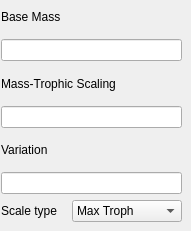
          <widget class="QWidget" name="page_6">
           <widget class="QWidget" name="layoutWidget">
            <property name="geometry">
             <rect>
              <x>1</x>
              <y>1</y>
              <width>181</width>
              <height>221</height>
             </rect>
            </property>
            <layout class="QVBoxLayout" name="verticalLayout_3">
             <item>
              <widget class="QLabel" name="label_32">
               <property name="text">
                <string>Base Mass</string>
               </property>
               <property name="alignment">
                <set>Qt::AlignLeading|Qt::AlignLeft|Qt::AlignVCenter</set>
               </property>
              </widget>
             </item>
             <item>
              <widget class="QLineEdit" name="Base_mass_Input"/>
             </item>
             <item>
              <widget class="QLabel" name="label_13">
               <property name="text">
                <string>Mass-Trophic Scaling</string>
               </property>
               <property name="alignment">
                <set>Qt::AlignLeading|Qt::AlignLeft|Qt::AlignVCenter</set>
               </property>
              </widget>
             </item>
             <item>
              <widget class="QLineEdit" name="Mass_trophic_Input"/>
             </item>
             <item>
              <widget class="QLabel" name="label_34">
               <property name="text">
                <string>Variation</string>
               </property>
               <property name="alignment">
                <set>Qt::AlignLeading|Qt::AlignLeft|Qt::AlignVCenter</set>
               </property>
              </widget>
             </item>
             <item>
              <widget class="QLineEdit" name="Mass_variation_Input"/>
             </item>
             <item>
              <layout class="QHBoxLayout" name="horizontalLayout_21">
               <item>
                <widget class="QLabel" name="label_75">
                 <property name="sizePolicy">
                  <sizepolicy hsizetype="Preferred" vsizetype="Preferred">
                   <horstretch>0</horstretch>
                   <verstretch>0</verstretch>
                  </sizepolicy>
                 </property>
                 <property name="maximumSize">
                  <size>
                   <width>65</width>
                   <height>16777215</height>
                  </size>
                 </property>
                 <property name="text">
                  <string>Scale type</string>
                 </property>
                </widget>
               </item>
               <item>
                <widget class="QComboBox" name="Body_Mass_Scaling_Input">
                 <item>
                  <property name="text">
                   <string>Max Troph</string>
                  </property>
                 </item>
                 <item>
                  <property name="text">
                   <string>Min Troph</string>
                  </property>
                 </item>
                 <item>
                  <property name="text">
                   <string>Avg Troph</string>
                  </property>
                 </item>
                </widget>
               </item>
              </layout>
             </item>
            </layout>
           </widget>
          </widget>
